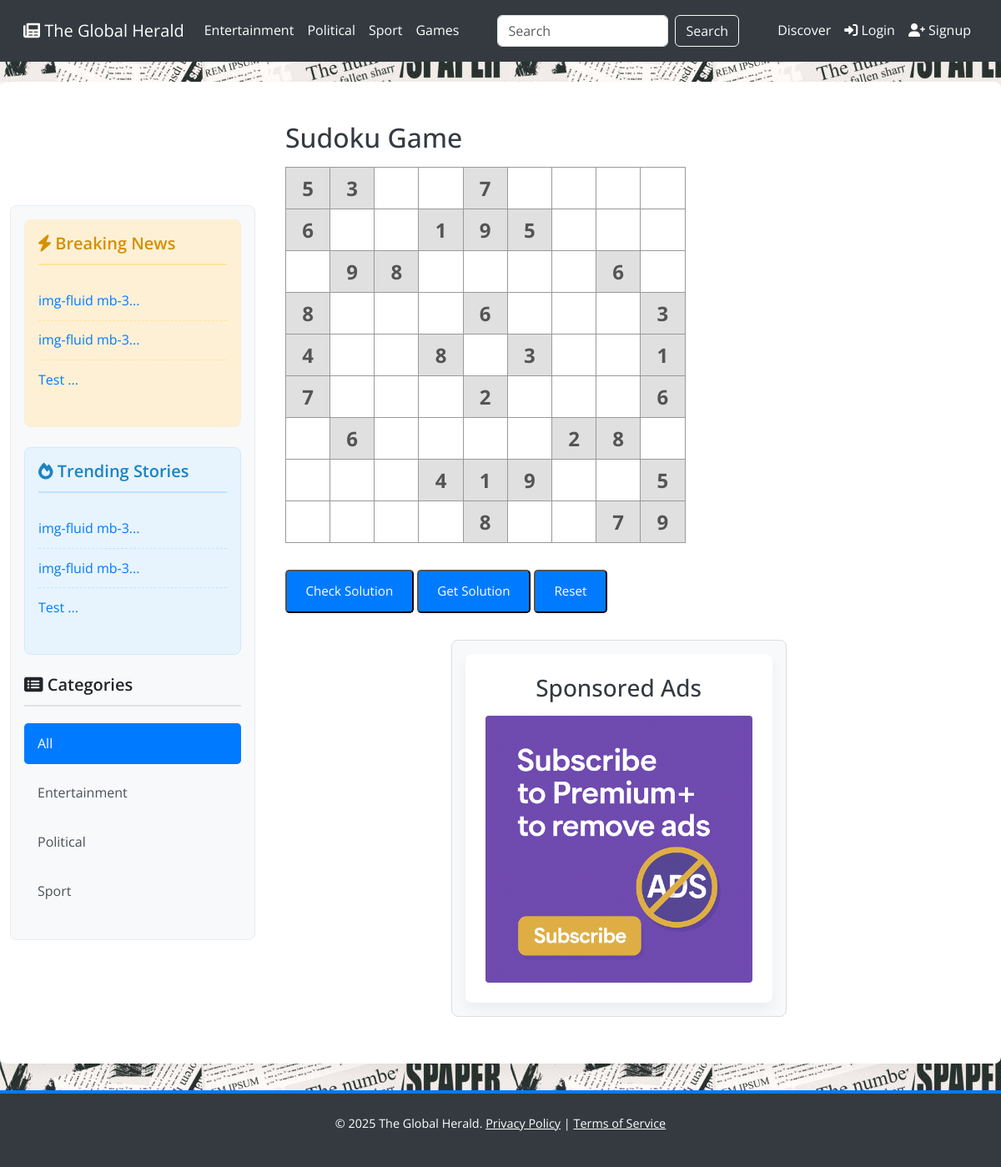
The page /sudoku.php on the database as committed earlier.
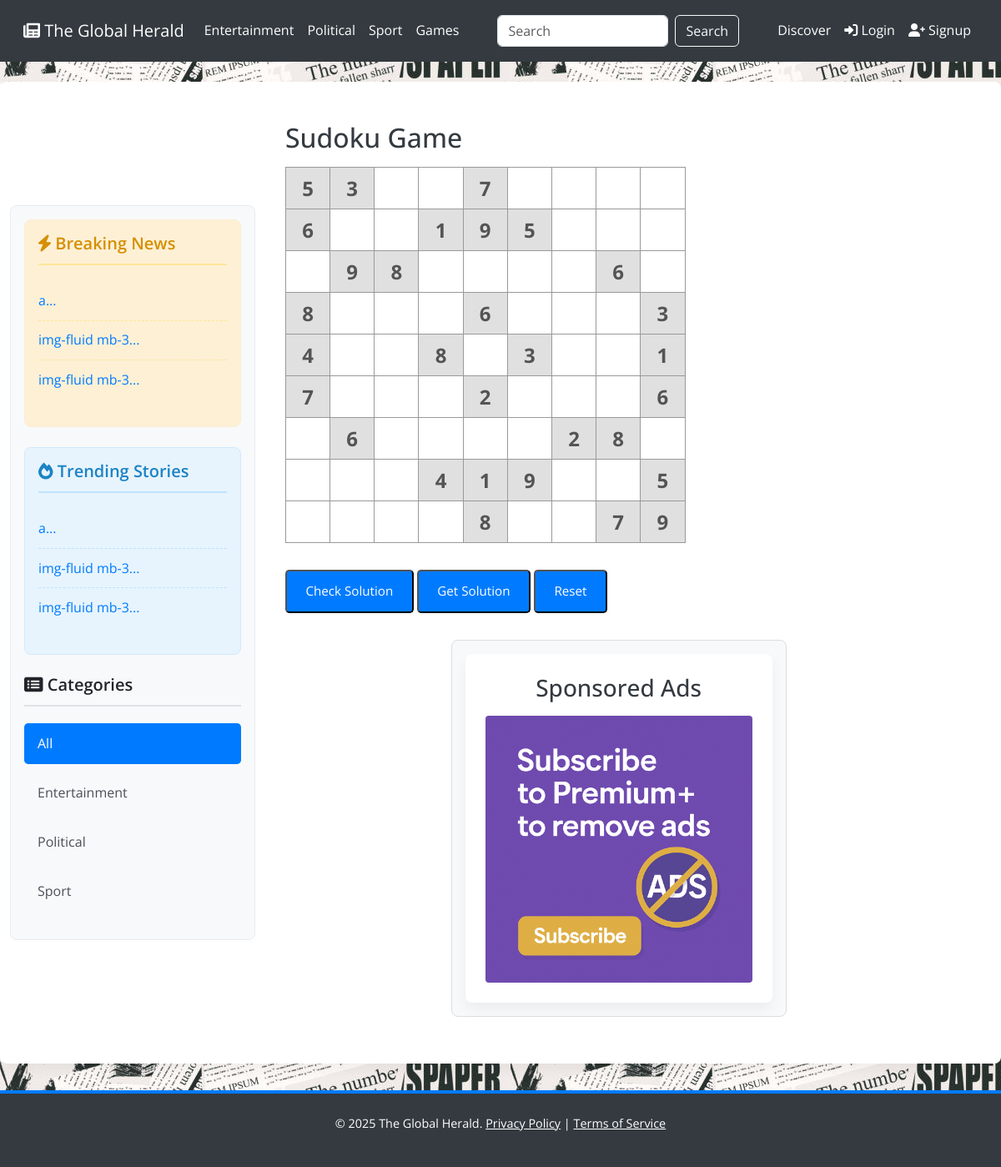
The same page on the database as committed later.
### tables this page shows
CREATE TABLE `category` (
  `category_id` int(11) NOT NULL,
  `category_name` varchar(255) NOT NULL
);

CREATE TABLE `articles` (
  `id` int(11) NOT NULL,
  `title` varchar(255) NOT NULL,
  `content` text NOT NULL,
  `author` varchar(100) NOT NULL,
  `created_at` timestamp NOT NULL DEFAULT current_timestamp(),
  `category_id` int(11) NOT NULL,
  `image_path` mediumtext NOT NULL,
  `views` int(11) NOT NULL DEFAULT 0
);

### sudoku.php (the view, shortened to what the changed rows need)
<?php
$db = (new Database())->connect();
$categories_query = "SELECT * FROM category ORDER BY category_name ASC";
$categories_result = $db->query($categories_query);
$selected_category = isset($_GET['category_id']) ? intval($_GET['category_id']) : 0;
?>
<!DOCTYPE html>
<html lang="en">
<head>
    <link href="https://cdn.jsdelivr.net/npm/bootstrap@5.3.0/dist/css/bootstrap.min.css" rel="stylesheet">
    <link rel="stylesheet" href="https://cdnjs.cloudflare.com/ajax/libs/font-awesome/6.0.0-beta3/css/all.min.css">
</head>
<body>
    <nav class="navbar navbar-expand-lg navbar-dark">
        <div class="container-fluid">
            <div class="collapse navbar-collapse" id="navbarNav">
                <ul class="navbar-nav me-auto mb-2 mb-lg-0">
                    <?php
                    $categories_result->data_seek(0);
                    while ($category = $categories_result->fetch_assoc()): ?>
                        <li class="nav-item">
                            <a class="nav-link <?= $selected_category == $category['category_id'] ? 'active' : '' ?>"
                                href="index.php?category_id=<?= $category['category_id'] ?>">
                                <?= htmlspecialchars($category['category_name']) ?>
                            </a>
                        </li>
                    <?php endwhile; ?>
                </ul>
            </div>
        </div>
    </nav>
    <div class="container mt-4">
        <div class="row">
            <div class="col-md-3 sidebar">
                <div class="breaking-news">
                    <ul>
                        <?php
                        $breaking_news_query = "SELECT id, title FROM articles ORDER BY created_at DESC LIMIT 3";
                        $breaking_news_result = $db->query($breaking_news_query);
                        if ($breaking_news_result && $breaking_news_result->num_rows > 0): ?>
                            <?php while ($news = $breaking_news_result->fetch_assoc()): ?>
                                <li><a href="#"><?= htmlspecialchars(substr($news['title'], 0, 60)) ?>...</a>
                                </li>
                            <?php endwhile; ?>
                        <?php else: ?>
                            <li>No breaking news at the moment.</li>
                        <?php endif; ?>
                    </ul>
                </div>
                <div class="popular-articles">
                    <ul>
                        <?php
                        $popular_articles_query = "SELECT id, title FROM articles ORDER BY created_at DESC LIMIT 3";
                        $popular_articles_result = $db->query($popular_articles_query);
                        if ($popular_articles_result && $popular_articles_result->num_rows > 0): ?>
                            <?php while ($popular = $popular_articles_result->fetch_assoc()): ?>
                                <li><a
                                        href="article.php?id=<?= $popular['id'] ?>"><?= htmlspecialchars(substr($popular['title'], 0, 50)) ?>...</a>
                                </li>
                            <?php endwhile; ?>
                        <?php else: ?>
                            <li>No trending stories yet.</li>
                        <?php endif; ?>
                    </ul>
                </div>
                <div>
                    <ul class="category-list">
                        <?php
                        $categories_result->data_seek(0);
                        while ($category = $categories_result->fetch_assoc()): ?>
                            <li class="<?= $selected_category == $category['category_id'] ? 'active' : '' ?>">
                                <a href="index.php?category_id=<?= $category['category_id'] ?>">
                                    <?= htmlspecialchars($category['category_name']) ?>
                                </a>
                            </li>
                        <?php endwhile; ?>
                    </ul>
                </div>
            </div>
            <div id="container-game">
                <h2 id="h2t">Sudoku Game</h2>
            </div>
        </div>
    </div>
    <link rel="stylesheet" href="https://cdnjs.cloudflare.com/ajax/libs/font-awesome/6.0.0/css/all.min.css"
 />
</body>
</html>

Rows that differ between the two databases and show on the page:
no longer on this page (row edited): articles: title "Test"
added articles: title "a"
